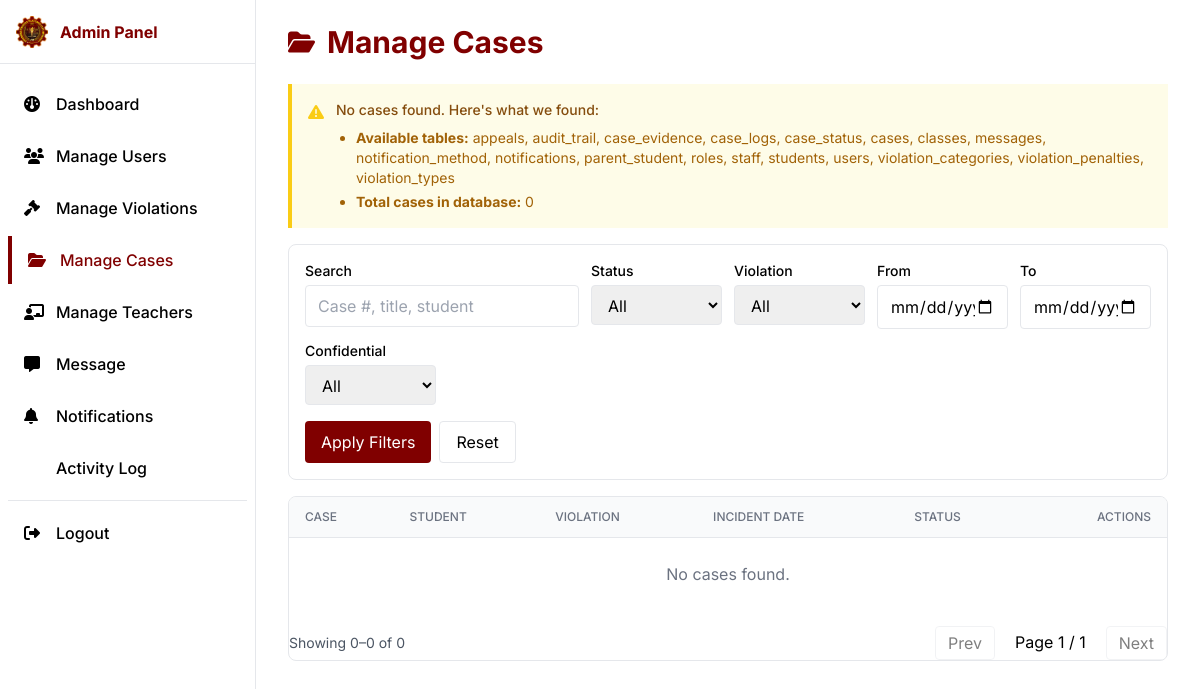
The page /pages/Admin/manage-cases.php on the database as committed earlier.
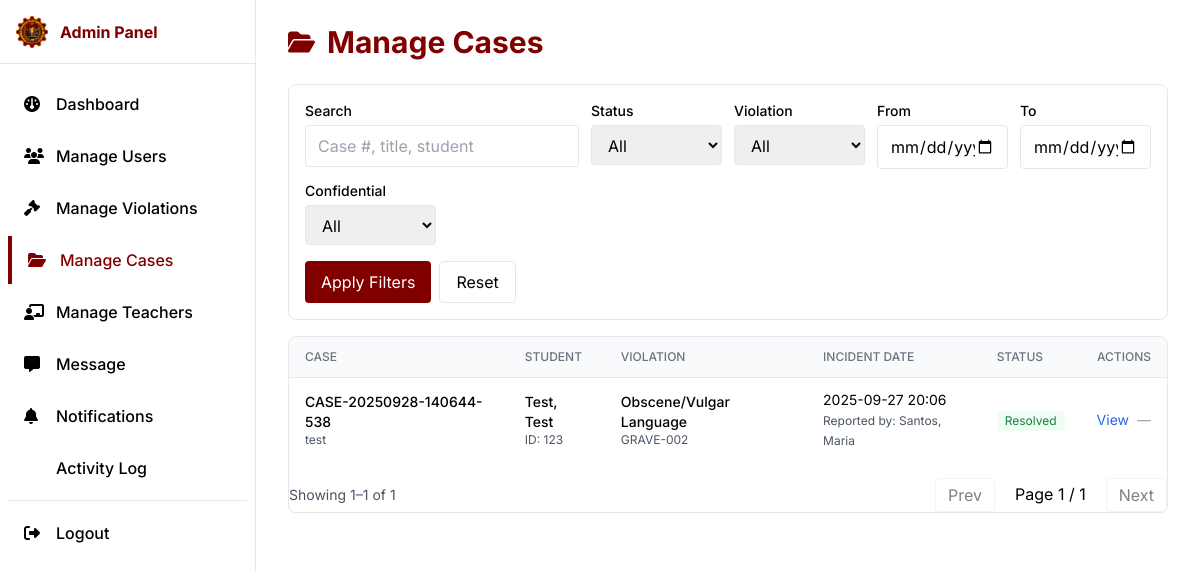
The same page on the database as committed later.
### tables this page shows
CREATE TABLE `cases` (
  `id` bigint(20) UNSIGNED NOT NULL,
  `case_number` varchar(50) NOT NULL,
  `student_id` bigint(20) UNSIGNED NOT NULL,
  `reported_by_staff_id` bigint(20) UNSIGNED NOT NULL,
  `violation_type_id` int(10) UNSIGNED NOT NULL,
  `title` varchar(255) NOT NULL,
  `description` text DEFAULT NULL,
  `location` varchar(255) DEFAULT NULL,
  `incident_date` datetime NOT NULL,
  `status_id` tinyint(3) UNSIGNED NOT NULL DEFAULT 1,
  `resolution` text DEFAULT NULL,
  `resolution_date` datetime DEFAULT NULL,
  `is_confidential` tinyint(1) DEFAULT 0,
  `created_at` timestamp NOT NULL DEFAULT current_timestamp(),
  `updated_at` timestamp NULL DEFAULT NULL ON UPDATE current_timestamp()
);

CREATE TABLE `students` (
  `id` bigint(20) UNSIGNED NOT NULL,
  `student_number` varchar(20) NOT NULL,
  `user_id` bigint(20) UNSIGNED DEFAULT NULL,
  `first_name` varchar(100) NOT NULL,
  `middle_name` varchar(100) DEFAULT NULL,
  `last_name` varchar(100) NOT NULL,
  `suffix` varchar(20) DEFAULT NULL,
  `birthdate` date DEFAULT NULL,
  `address` text DEFAULT NULL,
  `class_id` bigint(20) UNSIGNED DEFAULT NULL,
  `created_at` timestamp NOT NULL DEFAULT current_timestamp(),
  `updated_at` timestamp NULL DEFAULT NULL ON UPDATE current_timestamp()
);

CREATE TABLE `violation_types` (
  `id` int(10) UNSIGNED NOT NULL,
  `category_id` tinyint(3) UNSIGNED NOT NULL,
  `code` varchar(30) NOT NULL,
  `name` varchar(150) NOT NULL,
  `description` text DEFAULT NULL,
  `points` int(11) DEFAULT 0,
  `created_at` timestamp NOT NULL DEFAULT current_timestamp()
);

CREATE TABLE `staff` (
  `id` bigint(20) UNSIGNED NOT NULL,
  `staff_number` varchar(30) DEFAULT NULL,
  `user_id` bigint(20) UNSIGNED DEFAULT NULL,
  `first_name` varchar(100) NOT NULL,
  `middle_name` varchar(100) DEFAULT NULL,
  `last_name` varchar(100) NOT NULL,
  `suffix` varchar(20) DEFAULT NULL,
  `department` varchar(100) DEFAULT NULL,
  `position` varchar(100) DEFAULT NULL,
  `created_at` timestamp NOT NULL DEFAULT current_timestamp(),
  `updated_at` timestamp NULL DEFAULT NULL ON UPDATE current_timestamp()
);

CREATE TABLE `case_status` (
  `id` tinyint(3) UNSIGNED NOT NULL,
  `name` varchar(50) NOT NULL,
  `description` varchar(255) DEFAULT NULL,
  `created_at` timestamp NOT NULL DEFAULT current_timestamp()
);

### pages/Admin/manage-cases.php (the view, shortened to what the changed rows need)
<?php
  require_once __DIR__ . '/../../database/database.php';
  $page = max(1, (int)($_GET['page'] ?? 1));
  $pageSize = 10;
  $offset = ($page - 1) * $pageSize;
  $where = [];
  $params = [];
  $whereSql = $where ? ('WHERE ' . implode(' AND ', $where)) : '';
  $countSql = "SELECT COUNT(*)
               FROM cases c
               JOIN students s ON s.id = c.student_id
               JOIN violation_types vt ON vt.id = c.violation_type_id
               JOIN case_status st ON st.id = c.status_id
               LEFT JOIN staff rf ON rf.id = c.reported_by_staff_id
               $whereSql";
  $stmt = $pdo->prepare($countSql);
  $stmt->execute($params);
  $total = (int)$stmt->fetchColumn();
  $totalPages = max(1, (int)ceil($total / $pageSize));
  $sql = "SELECT
            c.id, c.case_number, c.title, c.description, c.location, c.incident_date,
            c.status_id, c.resolution, c.resolution_date, c.is_confidential,
            s.first_name AS s_fn, s.last_name AS s_ln, s.student_number,
            vt.code AS v_code, vt.name AS v_name,
            st.name AS status_name,
            rf.first_name AS r_fn, rf.last_name AS r_ln
          FROM cases c
          JOIN students s ON s.id = c.student_id
          JOIN violation_types vt ON vt.id = c.violation_type_id
          JOIN case_status st ON st.id = c.status_id
          LEFT JOIN staff rf ON rf.id = c.reported_by_staff_id
          $whereSql
          ORDER BY c.created_at DESC
          LIMIT $pageSize OFFSET $offset";
  $stmt = $pdo->prepare($sql);
  $stmt->execute($params);
  $cases = $stmt->fetchAll(PDO::FETCH_ASSOC);
?>
<?php $pageTitle = 'Manage Cases - SDMS'; include_once __DIR__ . '/../../components/admin-head.php'; ?>
<div class="min-h-screen md:pl-64">
  <main class="px-4 md:px-8 py-6">
    <div class="max-w-7xl mx-auto">
      <div class="flex items-center gap-3 mb-6">
        <h1 class="text-2xl md:text-3xl font-bold text-primary">Manage Cases</h1>
      </div>
      <?php
      if (empty($cases)):
        $error_info = [];
        try {
          $tables = $pdo->query("SHOW TABLES")->fetchAll(PDO::FETCH_COLUMN);
          $error_info[] = "<strong>Available tables:</strong> " . (empty($tables) ? 'None' : implode(', ', $tables));
          if (in_array('cases', $tables)) {
            $caseCount = $pdo->query("SELECT COUNT(*) FROM cases")->fetchColumn();
            $error_info[] = "<strong>Total cases in database:</strong> $caseCount";
          } else {
            $error_info[] = "<strong>Error:</strong> 'cases' table does not exist in the database.";
          }
        } catch (PDOException $e) {
          $error_info[] = "<strong>Database Error:</strong> " . $e->getMessage();
        }
      ?>
      <div class="bg-yellow-50 border-l-4 border-yellow-400 p-4 mb-4">
        <div class="flex">
          <div class="flex-shrink-0">
            <i class="fas fa-exclamation-triangle text-yellow-400"></i>
          </div>
          <div class="ml-3">
            <h3 class="text-sm font-medium text-yellow-800">No cases found. Here's what we found:</h3>
            <div class="mt-2 text-sm text-yellow-700">
              <ul class="list-disc pl-5 space-y-1">
                <?php foreach ($error_info as $info): ?>
                  <li><?php echo $info; ?></li>
                <?php endforeach; ?>
              </ul>
            </div>
          </div>
        </div>
      </div>
      <?php endif; ?>
      <div class="bg-white border border-gray-200 rounded-lg overflow-hidden">
        <div class="overflow-x-auto">
        <table class="min-w-full divide-y divide-gray-200">
          <thead class="bg-gray-50">
            <tr>
              <th class="px-4 py-3 text-left text-xs font-medium text-gray-500 uppercase">Case</th>
              <th class="px-4 py-3 text-left text-xs font-medium text-gray-500 uppercase">Student</th>
              <th class="px-4 py-3 text-left text-xs font-medium text-gray-500 uppercase">Violation</th>
              <th class="px-4 py-3 text-left text-xs font-medium text-gray-500 uppercase">Incident Date</th>
              <th class="px-4 py-3 text-left text-xs font-medium text-gray-500 uppercase">Status</th>
              <th class="px-4 py-3 text-right text-xs font-medium text-gray-500 uppercase">Actions</th>
            </tr>
          </thead>
          <tbody class="divide-y divide-gray-200">
            <?php if (!$cases): ?>
              <tr><td colspan="6" class="px-4 py-6 text-center text-gray-500">No cases found.</td></tr>
            <?php else: ?>
              <?php foreach ($cases as $c): $isResolved = ((int)$c['status_id'] === 4); ?>
              <tr class="hover:bg-gray-50">
                <td class="px-4 py-3 text-sm">
                  <div class="font-medium text-dark flex items-center gap-2">
                    <span><?php echo htmlspecialchars($c['case_number']); ?></span>
                  </div>
                  <div class="text-xs text-gray-600"><?php echo htmlspecialchars($c['title']); ?></div>
                </td>
                <td class="px-4 py-3 text-sm">
                  <div class="text-dark font-medium"><?php echo htmlspecialchars($c['s_ln'] . ', ' . $c['s_fn']); ?></div>
                  <div class="text-xs text-gray-600">ID: <?php echo htmlspecialchars($c['student_number']); ?></div>
                </td>
                <td class="px-4 py-3 text-sm">
                  <div class="text-dark font-medium"><?php echo htmlspecialchars($c['v_name']); ?></div>
                  <div class="text-xs text-gray-600"><?php echo htmlspecialchars($c['v_code']); ?></div>
                </td>
                <td class="px-4 py-3 text-sm">
                  <?php echo htmlspecialchars(date('Y-m-d H:i', strtotime($c['incident_date']))); ?><br>
                  <span class="text-xs text-gray-600">Reported by: <?php echo htmlspecialchars(trim(($c['r_ln'] ?? '') . ', ' . ($c['r_fn'] ?? '')) ?: '—'); ?></span>
                </td>
                <td class="px-4 py-3 text-sm">
                  <span class="inline-flex items-center px-2 py-0.5 rounded text-xs <?php echo $isResolved ? 'bg-green-50 text-green-700' : 'bg-amber-50 text-amber-700'; ?>">
                    <?php echo htmlspecialchars($c['status_name']); ?>
                  </span>
                </td>
                <td class="px-4 py-3 text-sm text-right">
                  <div class="inline-flex gap-2">
                    <button class="text-blue-600 hover:underline" onclick='openCaseDetails(<?php echo json_encode([
                      'id' => (int)$c['id'],
                      'case_number' => $c['case_number'],
                      'title' => $c['title'],
                      'student' => $c['s_ln'] . ', ' . $c['s_fn'],
                      'student_number' => $c['student_number'],
                      'violation' => $c['v_name'] . ' (' . $c['v_code'] . ')',
                      'incident_date' => date('Y-m-d H:i', strtotime($c['incident_date'])),
                      'location' => $c['location'],
                      'description' => $c['description'],
                      'status' => $c['status_name'],
                      'is_confidential' => (bool)$c['is_confidential'],
                      'reported_by' => trim(($c['r_ln'] ?? '') . ', ' . ($c['r_fn'] ?? '')) ?: '—',
                      'resolution' => $c['resolution'],
                      'resolution_date' => $c['resolution_date'] ? date('Y-m-d H:i', strtotime($c['resolution_date'])) : null
                    ], JSON_HEX_TAG|JSON_HEX_APOS|JSON_HEX_AMP|JSON_HEX_QUOT); ?>)'>View</button>
                    <?php if (!$isResolved): ?>
                      <button class="text-green-700 hover:underline" onclick='openResolveModal(<?php echo json_encode([
                        'id' => (int)$c['id'],
                        'case_number' => $c['case_number'],
                        'title' => $c['title']
                      ], JSON_HEX_TAG|JSON_HEX_APOS|JSON_HEX_AMP|JSON_HEX_QUOT); ?>)'>Resolve</button>
                    <?php else: ?>
                      <span class="text-gray-400">—</span>
                    <?php endif; ?>
                  </div>
                </td>
              </tr>
              <?php endforeach; ?>
            <?php endif; ?>
          </tbody>
        </table>
      </div>
      <div class="mt-4 flex items-center justify-between">
        <div class="text-sm text-gray-600">Showing
          <?php
            $from = $total ? ($offset + 1) : 0;
            $to = min($offset + $pageSize, $total);
            echo $from . '–' . $to . ' of ' . $total;
          ?>
        </div>
        <div class="flex gap-2">
          <?php
            $baseParams = $_GET; unset($baseParams['page']);
            $baseUrl = basename($_SERVER['PHP_SELF']) . '?' . http_build_query($baseParams);
          ?>
          <a class="px-3 py-1 border rounded <?php echo $page<=1?'pointer-events-none opacity-50':''; ?>" href="<?php echo $baseUrl . ($page>1 ? ('&page=' . ($page-1)) : ''); ?>">Prev</a>
          <span class="px-3 py-1">Page <?php echo $page; ?> / <?php echo $totalPages; ?></span>
          <a class="px-3 py-1 border rounded <?php echo $page>=$totalPages?'pointer-events-none opacity-50':''; ?>" href="<?php echo $baseUrl . ($page<$totalPages ? ('&page=' . ($page+1)) : ''); ?>">Next</a>
        </div>
      </div>
    </div>
  </main>
</div>
<?php include_once __DIR__ . '/../../components/admin-footer.php'; ?>

Rows that differ between the two databases and show on the page:
added cases: case_number "CASE-20250928-140644-538", title "test", student.first_name "Test, Test", student.student_number "123", violation_type.name "Obscene/Vulgar Language", violation_type.code "GRAVE-002", incident_date "2025-09-27 20:06", reported_by_staff.first_name "Santos, Maria", status.name "Resolved"
Other text that changed with them:
$from: "0" → "1"
$to: "0" → "1"
$total: "0" → "1"
text no longer shown: "No cases found. Here's what we found: No cases found."
list line gone: "Available tables: appeals, audit_trail, case_evidence, case_logs, case_status, cases, classes, messages, notification_method, notifications, parent_student, roles, staff, students, users, violation_categories, violation_penalties, violation_types"
list line gone: "Total cases in database: 0"
